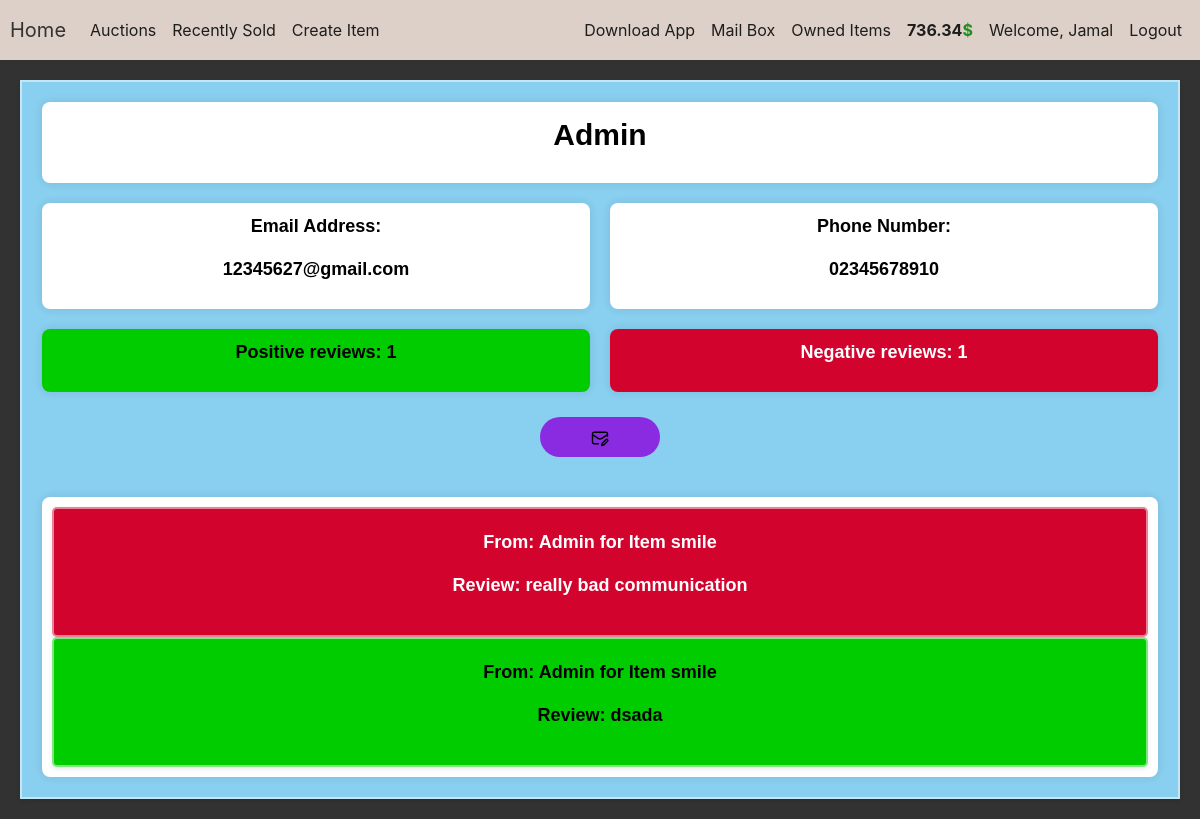
Screenshot of /user/1 (signed in) with the database file from the repository.
### auction/models.py (models this page shows, shortened)
class User(db.Model,UserMixin):
    id = db.Column(db.Integer(),primary_key=True)
    username = db.Column(db.String(length=50),unique=True,nullable=False)
    email_address = db.Column(db.String(length=255),nullable=False,unique=True)
    password_hash = db.Column(db.String(length=60),nullable=False)
    budget = db.Column(db.Integer(),nullable=False,default=1000)
    phone_number = db.Column(db.String(length=255),nullable=False)
    items = db.relationship('Item',backref='owned_user',lazy=True)
    sent_mails = db.relationship('Mail',foreign_keys="Mail.sender_id",backref='sender',lazy=True)
    received_mails = db.relationship('Mail', foreign_keys="Mail.receiver_id", backref='receiver', lazy=True)
    user_reviews = db.relationship('Review',backref='reviewed_user_rel',lazy=True)
    @property
    def password(self):
        return self.password
    def show_budget(self):
        return round(self.budget,2)

class Review(db.Model):
    id = db.Column(db.Integer(),primary_key=True)
    reviewed_user = db.Column(db.Integer(),db.ForeignKey('user.id'), nullable=False)
    reviewer_id = db.Column(db.Integer(), nullable=False)
    reviewer_name = db.Column(db.String(length=50),nullable=False)
    reviewed_item = db.Column(db.String(length=30),nullable=False)
    review_type = db.Column(db.String(length=50), nullable=False)
    review_message = db.Column(db.String(length=1024), nullable=False)

### auction/routes.py (the view)
@app.route('/user/<int:user_id>')
def other_user_profile(user_id):
    user = User.query.get(user_id)
    current_user_id = current_user.id
    reviews = Review.query.filter_by(reviewed_user=user_id).order_by(desc(Review.id)).all()
    num_positive_reviews = sum(1 for review in reviews if review.review_type == "Positive")
    num_negative_reviews = sum(1 for review in reviews if review.review_type != "Positive")
    return render_template('user_profile.html', user=user, num_positive_reviews=num_positive_reviews, num_negative_reviews=num_negative_reviews, reviews=reviews,current_user_id=current_user_id)

### auction/models.py (called while the page is built)
@login_manager.user_loader
def load_user(user_id):
    return User.query.get(int(user_id))

### auction/templates/user_profile.html (shortened to what this page needs)
{% extends 'base.html' %}
{% block content %}
<div class="profile-container">
    <div class="info-item username">
        <p>{{ user.username }}</p>
    </div>
    <div class="info-item email">
        <p>Email Address:</p>
        <p>{{ user.email_address }}</p>
    </div>
    <div class="info-item phone">
        <p>Phone Number:</p>
        <p>0{{ user.phone_number[4:]}}</p>
    </div>
    <div class="info-item positive">
        <p>Positive reviews: {{ num_positive_reviews }}</p>
    </div>
    <div class="info-item negative">
        <p>Negative reviews: {{ num_negative_reviews }}</p>
    </div>
    {% if user.id != current_user_id %}
        <div class="username">
            <button class="btn btn-outline btn-light" data-toggle="modal" data-target="#Modal-MailSeller-{{ user.id }}">
                <img src="{{ url_for('static', filename='images/mail-pencil-svgrepo-com.svg') }}" alt="SendMail" class="buttonIcon">
            </button>
        </div>
    {% endif %}
    <div class="info-item reviews">
    {% if reviews%}
        {% for review in reviews %}
         <div class="user_review {% if review.review_type == 'Positive' %}positive{% else %}negative{% endif %}">
            <p>From: {{ review.reviewer_name }} for Item {{ review.reviewed_item[:-6] }}</p>
            <p>Review: {{ review.review_message }}</p>
        </div>
        {% endfor %}
        {% else %}
    <div style="text-align: center;margin-top: 20px;">
        <p>No Reviews to display.</p>
    </div>
    {% endif %}
    </div>
</div>
{% endblock %}

### auction/templates/base.html (shortened to what this page needs)
<!doctype html>
<html lang="en">
   <head>
      <link rel="stylesheet" href="https://cdn.jsdelivr.net/npm/bootstrap@4.5.3/dist/css/bootstrap.min.css">
      <link rel="stylesheet" href="{{ url_for('static', filename='style.css') }}">
   </head>
   <body>
     <nav class="navbar navbar-expand-md navbar-dark bg-dark">
    <a class="navbar-brand" href="{{ url_for('home_page') }}">Home</a>
    <div class="collapse navbar-collapse" id="navbarNav">
        <ul class="navbar-nav mr-auto">
            <li class="nav-item active">
                <a class="nav-link nav-link-button" href="{{ url_for('auction_page') }}">Auctions <span class="sr-only">(current)</span></a>
            </li>
            {% if current_user.is_authenticated %}
            <li class="nav-item">
                <a class="nav-link nav-link-button" href="{{ url_for('recently_sold_items') }}">Recently Sold</a>
            </li>
            <li class="nav-item">
                <a class="nav-link nav-link-button" href="{{ url_for('create_page') }}">Create Item</a>
            </li>
            {% endif %}
        </ul>
        {% if current_user.is_authenticated %}
        <ul class="navbar-nav">
            <li class="nav-item">
                <a class="nav-link nav-link-button" href="{{ url_for('download_mobile_app') }}">Download App</a>
            </li>
            <li class="nav-item">
                <a class="nav-link nav-link-button" href="{{ url_for('mail_box') }}">Mail Box</a>
            </li>
            <li class="nav-item">
                <a class="nav-link nav-link-button" href="{{ url_for('owned_items_page') }}">Owned Items</a>
            </li>
            <li class="nav-item">
                <a class="nav-link money">{{ current_user.show_budget() }}<span class="dollar-sign">$</span></a>
            </li>
            <li class="nav-item">
                <a class="nav-link nav-link-button" href="{{ url_for('user_profile') }}">
                    Welcome, {{ current_user.username }}
                </a>
            </li>
            <li class="nav-item">
                <a class="nav-link nav-link-button" href="{{ url_for('logout_page') }}">Logout</a>
            </li>
        </ul>
        {% endif %}
    </div>
</nav>
      {% block content %}
      {% endblock %}
   </body>
</html>

### auction/static/style.css (style rules this page uses)
* { box-sizing: border-box; margin: 0; padding: 0; }
.btn-light { height: 40px; !important; width: 120px; !important; border-radius: 20px !important; background: blueviolet !important; border: blueviolet; }
.navbar { z-index: 1030; }
.dollar-sign { color: forestgreen; }
.money { font-weight: bold; }
.nav-link { color: #1D1D1D !important; }
.navbar { height: 60px; padding: 10px 10px; }
.navbar-brand { color: #323232 !important; }
.buttonIcon { filter: invert(0); transition: filter 0.3s ease; width: 20px; height: 20px; }
.profile-container { display: grid; grid-template-columns: 1fr 1fr; gap: 20px; text-align: center; background: #89cfef; border-radius: 0px; border: 2px solid rgba(255,255,255,.5); box-shadow: 0 2px 4px rgba(0, 0, 0, 0.1); font-family: Arial, sans-serif; padding: 20px; margin: 20px; }
.info-item { background-color: #ffffff; padding: 10px; border-radius: 8px; box-shadow: 0 0 10px rgba(0, 0, 0, 0.1); }
.username { grid-column: span 2; font-size: 2.5vw; font-weight: bold; color: black; }
.email, .phone { font-size: 1.5vw; color: black; font-weight: bold; }
.positive { font-size: 1.5vw; color: black; background: #00cc00; font-weight: bold; }
.negative { font-size: 1.5vw; color: white; background: #D2042D; font-weight: bold; }
.reviews { grid-column: span 2; margin-top: 20px; color:black; }
.user_review { background: #89cfef; padding: 20px; border-radius: 5px; border: 2px solid rgba(255,255,255,.5); box-shadow: 0 2px 4px rgba(0, 0, 0, 0.1); font-family: Arial, sans-serif; }
.user_review.positive { background-color: #00cc00; }
.user_review.negative { background-color: #D2042D; }

### auction/templates/base.html (style rules this page uses)
body { background-color: #323232; color: white }
.bg-dark { background-color: #DDD0C8 !important; }

### rows the page displays
User: show_budget "736.34", username "Jamal"
User: username "Admin", email_address "12345627@gmail.com", phone_number "2345678910"
Review: reviewer_name "Admin", reviewed_item "smile", review_message "really bad communication"
Review: reviewer_name "Admin", reviewed_item "smile", review_message "dsada"

### other values shown
{{ num_positive_reviews }} "1"
{{ num_negative_reviews }} "1"
